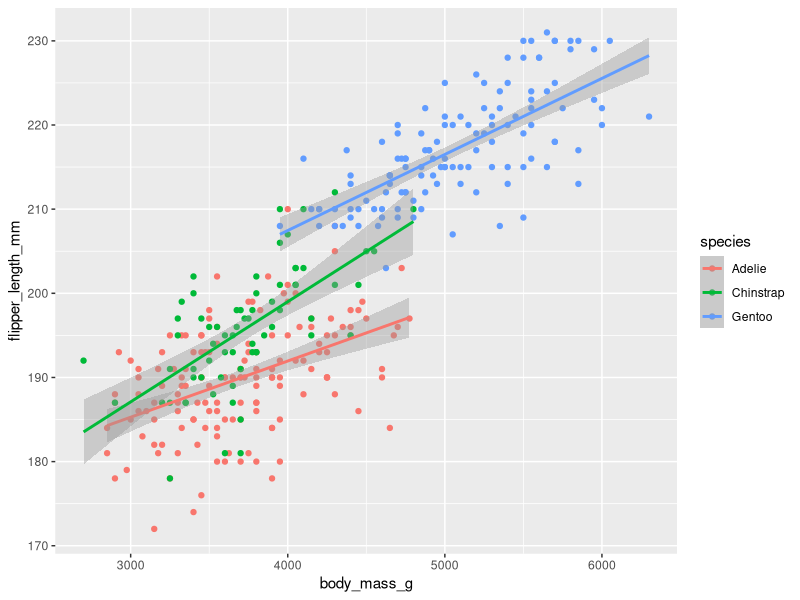

The R source for this figure:
## ---- chunk 1
knitr::opts_chunk$set(echo = TRUE)
library(palmerpenguins)
library(tidyverse)
## ---- chunk 2
penguins %>%
  ggplot(mapping = aes(x = body_mass_g, y = flipper_length_mm, color = species)) +
  geom_point() +
  geom_smooth(method="lm")
